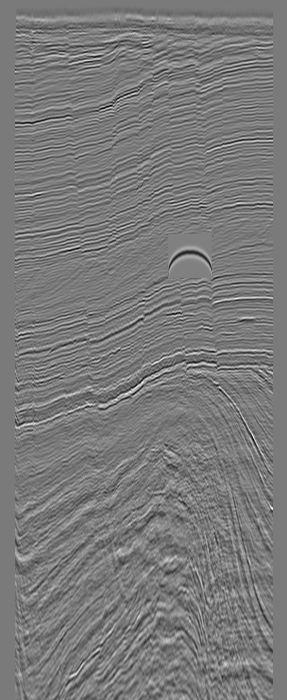
#> input picture datasets/seismic/synthetics/targets/imagetest_withtrap.png, 287 x 700 px
$ python Seismicfeature_detection.py   (Python 2 division)
#> lines starting #> are read from the running program, lines starting #| are printed output that depends on the picture; after the words box and inside, x2 and y2 are one past the last pixel; in counts of white or black regions, pixels touching at a corner belong together
#!/usr/bin/env python2.7

# Fault recognition in seismic image - to be run inside examples folder
#
# Authors: C. Birnie, M. Ravasi

import cv2

path_cascade  = '../datasets/seismic/synthetics/cascades/'
#trap_cascade = cv2.CascadeClassifier(path_cascade+'trap_3stagecascade.xml')
trap_cascade = cv2.CascadeClassifier(path_cascade+'trap_2stagecascadeEC2.xml')


# Trap on real data
imgname     = 'imagetest_withtrap.png'

img=cv2.imread('../datasets/seismic/synthetics/targets/'+imgname,1)
#> img is the input picture: shape (700, 287, 3); min 0, max 255, mean 122.2

gray = cv2.cvtColor(img,cv2.COLOR_BGR2GRAY)
gray = cv2.equalizeHist(gray)
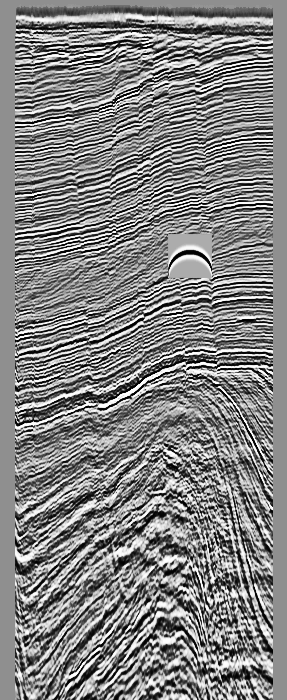
#> gray: shape (700, 287); min 0, max 255, mean 130.8

print 'apply trap_cascade'
traps     = trap_cascade.detectMultiScale(gray, scaleFactor=2, minNeighbors=10, maxSize=(40,40) , minSize=(35, 35))
#> traps = [[6, 326, 35, 35]]
#traps_big = trap_cascade.detectMultiScale(gray, scaleFactor=2, minNeighbors=10, maxSize=(400, 400), minSize=(205, 205))

for (x,y,w,h) in traps:
    cv2.rectangle(img, (x, y), (x + w, y + h), (255, 0, 0), 2)
    cv2.rectangle(img, (x+ w/2, y + h/2), (x + w/2+1, y + h/2 + 1), (255, 0, 0), 2)
#> this loop made 1 pass
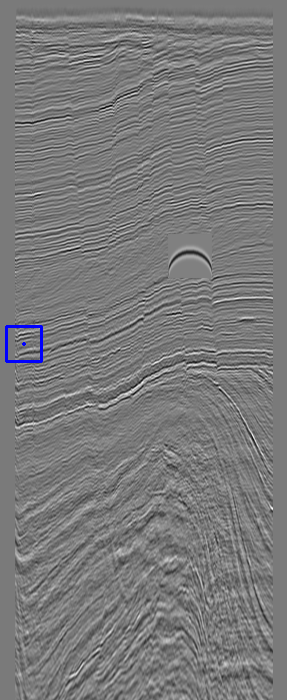
#> img: shape (700, 287, 3); 0.21% of pixels changed, all inside (x1, y1, x2, y2) = (5, 325, 43, 363)

#for (x, y, w, h) in traps_big:
#    cv2.rectangle(img, (x, y), (x + w, y + h), (0, 255, 0), 2)
#    cv2.rectangle(img, (x + w / 2, y + h / 2), (x + w / 2 + 1, y + h / 2 + 1), (0, 255, 0), 2)

cv2.imshow(imgname,img)

k=cv2.waitKey(0)
#> (key Esc is pressed here)


# Trap on synthetic data
imgnames     = ['synthetic_model1.png']

for imgname in imgnames:
    img=cv2.imread('../datasets/seismic/synthetics/targets/'+imgname,1)
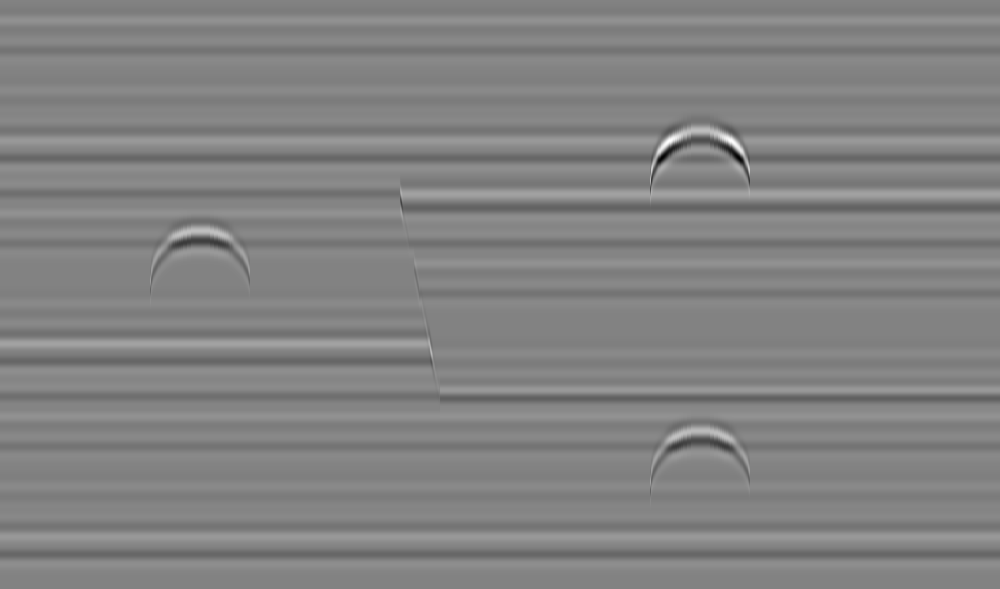
#> input picture datasets/seismic/synthetics/targets/synthetic_model1.png, 1000 x 589 px
#> img is the input picture: shape (589, 1000, 3); min 0, max 255, mean 130.1

    gray = cv2.cvtColor(img,cv2.COLOR_BGR2GRAY)
#> gray: shape (589, 1000)
    gray = cv2.equalizeHist(gray)
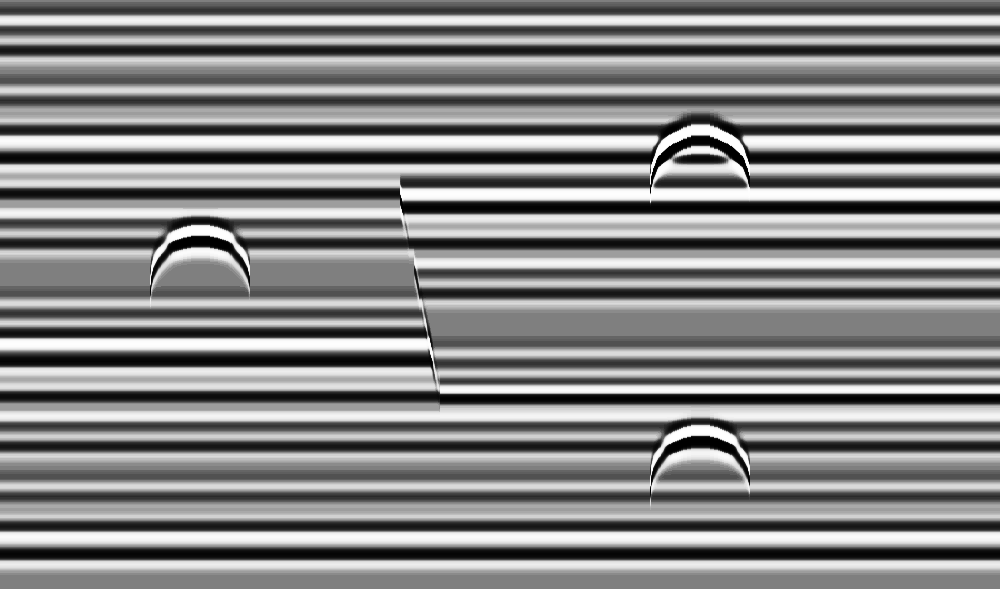
#> gray: shape (589, 1000); min 0, max 255, mean 132.9

    print 'apply trap_cascade'
    traps     = trap_cascade.detectMultiScale(gray, scaleFactor=1.4, minNeighbors=4, maxSize=(150,150) , minSize=(90, 90))
#> traps = [[655, 455, 96, 96], [687, 38, 134, 134], [152, 246, 134, 134]]

    for (x,y,w,h) in traps:
        cv2.rectangle(img, (x, y), (x + w, y + h), (255, 0, 0), 2)
        cv2.rectangle(img, (x+ w/2, y + h/2), (x + w/2+1, y + h/2 + 1), (255, 0, 0), 2)
#> this loop made 3 passes
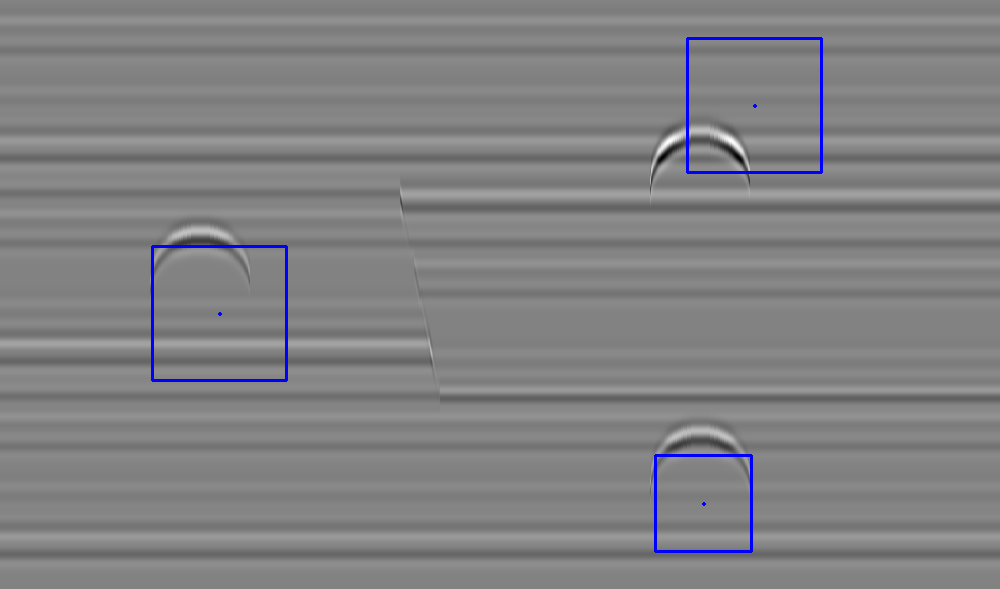
#> img: shape (589, 1000, 3); 0.75% of pixels changed, all inside (x1, y1, x2, y2) = (151, 37, 823, 553)

    cv2.imshow(imgname,img)

    cv2.imwrite('../datasets/seismic/synthetics/targets/'+imgname[:-4]+'_detection.png', img)

    k=cv2.waitKey(0)
#> (key Esc is pressed here)


cv2.destroyAllWindows()
